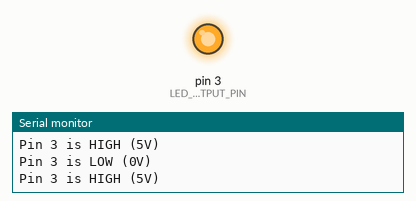
Simulated run of this sketch. Board: Arduino Uno, built with avr-gcc and run on an emulated ATmega328P. On the bench: output pins drawn as LEDs (lit = HIGH), the last lines printed to the serial monitor.

Above: at 1.1 s.
At 4.2 s:
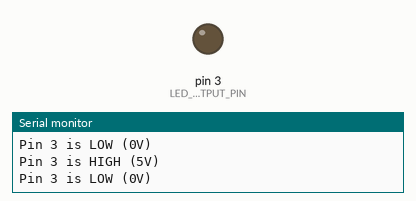
Timing chart, 0 to 5.3 s (numbered marks = the images above):
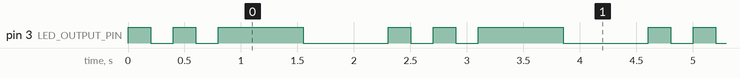

Measured:
- by itself, pin 3 (LED_OUTPUT_PIN): repeats every 2.3 s: LOW 0.20 s, HIGH 0.20 s, LOW 0.20 s, HIGH 0.75 s, LOW 0.75 s, HIGH 0.20 s
- by itself, everything shown: repeats every 2.3 s, in 6 steps

The sketch:

L3_2.ino
```cpp
const int LED_OUTPUT_PIN = 3;

void setup() {
  // put your setup code here, to run once:
  pinMode(LED_OUTPUT_PIN, OUTPUT);
  Serial.begin(9600);
}

void loop() {
  // put your main code here, to run repeatedly:
  digitalWrite(LED_OUTPUT_PIN, HIGH);
  Serial.println("Pin 3 is HIGH (5V)");
  digitalWrite(LED_BUILTIN, LOW);
  delay(200);

  digitalWrite(LED_OUTPUT_PIN,LOW);
  Serial.println("Pin 3 is LOW (0V)");
  digitalWrite(LED_BUILTIN, HIGH);
  delay(200);

  digitalWrite(LED_OUTPUT_PIN, HIGH);
  Serial.println("Pin 3 is HIGH (5V)");
  digitalWrite(LED_BUILTIN, LOW);
  delay(200);

  digitalWrite(LED_OUTPUT_PIN,LOW);
  Serial.println("Pin 3 is LOW (0V)");
  digitalWrite(LED_BUILTIN, HIGH);
  delay(200);

  digitalWrite(LED_OUTPUT_PIN, HIGH);
  Serial.println("Pin 3 is HIGH (5V)");
  digitalWrite(LED_BUILTIN, LOW);
  delay(750);

  digitalWrite(LED_OUTPUT_PIN,LOW);
  Serial.println("Pin 3 is LOW (0V)");
  digitalWrite(LED_BUILTIN, HIGH);
  delay(750);
}
```
